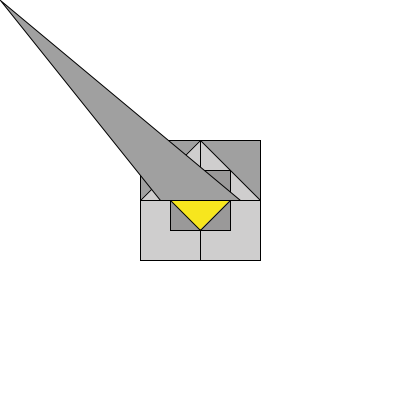
Frame 1 (no input)
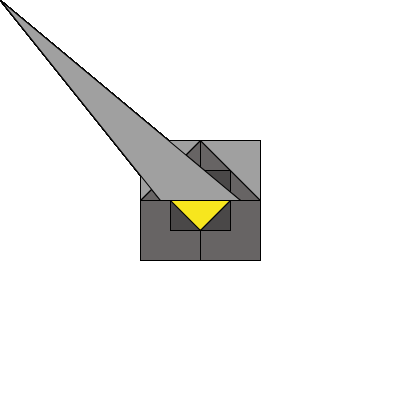
Frame 60 (the mouse pressed at the canvas centre just before this capture)
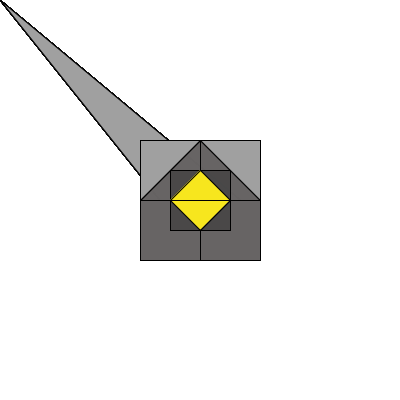
Frame 120 (the mouse held since frame 60 and released just before this capture)

The Processing sketch that drew these frames (run headless with seeded random() and noise(); from frame 60 on, the mouse is pressed at the canvas centre):

// Processing sketch: processing_99935
// ── processing_99935.pde

void setup() {
  size(400, 400);
  background(255);
  smooth();
}
/*je vais essayer de créer une succession de carré, car je m'interesse
 aux formes géométrique et aux structures, afin de jouer par la suite sur
 les effets de contrastes et de profondeurs de champs.*/



void draw()
{

  int L;
  L = 60;

  int H;
  H = 60;

  fill(#676464, 80);
  //jouer la transparence des formes

  rectMode(CENTER);
  rect(230, 230, H, L);
  rect(170, 170, H, L);
  rect(170, 230, H, L);
  rect(230, 170, H, L);

  //forme de depart

  fill( #393838, 90);
  rect(200, 200, H, L);

  fill(#F7E61E);
  triangle(170, 200, 230, 200, 200, 170);
  triangle(170, 200, 200, 230, 230, 200);

  // Mon logo aura pour principe d'être le même au niveau de la structure, seule
  //les formes à l'interieur changeront de places.
  fill(#A0A0A0);
  triangle(140, 140, 140, 200, 200, 140);

  triangle(200, 140, 260, 140, 260, 200);
  triangle(160, 200, 240, 200, mouseX, mouseY);
  //
}
